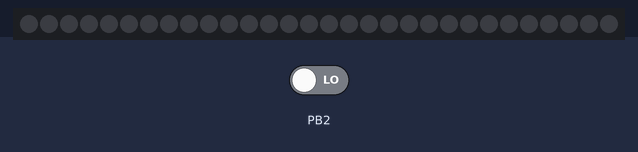
A sketch run on a simulated ATtiny85, built with avr-gcc and run on an emulated ATtiny85. On the bench: 30 RGB LEDs in strip order, left to right. The inputs (shaded band) are chosen by the test bench; at power-on: PB2 LOW. Dim RGB values are drawn brighter than linear; sleep ends after the set time or at an interrupt. At 1.5 s the program stops and its outputs stay as they are.

Above: at 1.2 s.
1.3 s: PB2 driven HIGH
At 1.49 s:
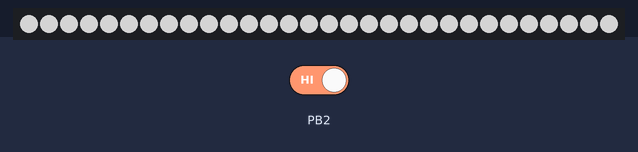
Timing chart, 0 to 3.0 s (numbered marks = the images above; inputs shaded):
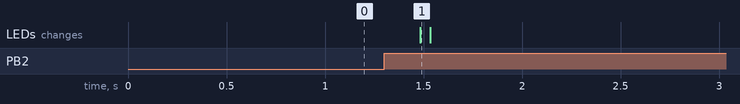

Measured:
- after the input at 1.3 s, the LEDs: change after 0.18 s (image 1)

The sketch:

Smart_Closet_Light.ino
```cpp
/*
 *  Smart Closet Light
 *
 *  Turns on the light when the closet is open.
 *
 *  The light is 1m long strip of WS2812 RGB LED.
 *  Motion detector is classic PIR with BISS0001 connected to
 *  pin PB2 and generates external interrupt.
 *
 *  Code lously based on WS2812 Breakout Example by SparkFun.
 *
 *  Pero, August 2017
*/

#include <Adafruit_NeoPixel.h>
#include "WS2812_Definitions.h"
#include <avr/interrupt.h>
#include <avr/sleep.h>

#define PIN 4
#define LED_COUNT 30
#define boja GRAY

Adafruit_NeoPixel leds = Adafruit_NeoPixel(LED_COUNT, PIN, NEO_GRB + NEO_KHZ800);

void setup()
{
  leds.begin();  // Call this to start up the LED strip.
  clearLEDs();   // This function, defined below, turns all LEDs off...
  leds.show();   // ...but the LEDs don't actually update until you call this.

  MCUCR |= 3;           //The rising edge of INT0 generates an interrupt request
  MCUCR &= ~(3 << 3);   //Set "idle" sleeping mode
  MCUCR |= (1<<SE);     // Sleep enable;
  GIMSK |= (1 << INT0); // external interrupt enable
  sei();                // enable all interrupts

}

void loop()
{
  ;
}


void LEDShow(unsigned long color, boolean direction){

    if(direction){
        for( int i = (LED_COUNT-1)/2; i >= 0; i--){
          clearLEDs();
          leds.setPixelColor(i, color);
          leds.setPixelColor(LED_COUNT - i, color);
          leds.show();
          delay(15);
      }
    }
    else{
        for( int i = 0; i < LED_COUNT/2; i++){
          clearLEDs();
          leds.setPixelColor(i, color);
          leds.setPixelColor(LED_COUNT - i, color);
          leds.show();
          delay(15);
      }
    }
}

void clearLEDs(){
// Sets all LEDs to off, but DOES NOT update the display;
// call leds.show() to actually turn them off after this.
  for (int i=0; i<LED_COUNT; i++)
  {
    leds.setPixelColor(i, 0);
  }
}

void setAllLEDs(unsigned long color){
  for (int i = 0; i<LED_COUNT; i++){
      leds.setPixelColor(i, color);
      leds.show();
  }
}

ISR(INT0_vect){

   // First parameter is the color, second is direction, third is ms between falls
   LEDShow(boja, 1);
   LEDShow(boja, 0);
   setAllLEDs(boja);
   delay(5000);
   clearLEDs();
   leds.show();
   sleep_cpu();
}
```

WS2812_Definitions.h
```cpp
/*
  Bunches of definitions for the WS2812 Breakout Board example code

*/

// These are for the cascade function
#define TOP_DOWN 0
#define DOWN_TOP 1

/* A world of colors to set your LED to
  Standard HTML Color Codes sorted by Hex Value
    to see the colors in action, check out:
   http://www.w3schools.com/html/html_colorvalues.asp */

#define BLACK			0x000000
#define NAVY			0x000080
#define DARKBLUE		0x00008B
#define MEDIUMBLUE		0x0000CD
#define BLUE			0x0000FF
#define DARKGREEN		0x006400
#define GREEN			0x008000
#define TEAL			0x008080
#define DARKCYAN		0x008B8B
#define DEEPSKYBLUE		0x00BFFF
#define DARKTURQUOISE		0x00CED1
#define MEDIUMSPRINGGREEN	0x00FA9A
#define LIME			0x00FF00
#define SPRINGGREEN		0x00FF7F
#define AQUA			0x00FFFF
#define CYAN			0x00FFFF
#define MIDNIGHTBLUE		0x191970
#define DODGERBLUE		0x1E90FF
#define LIGHTSEAGREEN		0x20B2AA
#define FORESTGREEN		0x228B22
#define SEAGREEN		0x2E8B57
#define DARKSLATEGRAY		0x2F4F4F
#define LIMEGREEN		0x32CD32
#define MEDIUMSEAGREEN		0x3CB371
#define TURQUOISE		0x40E0D0
#define ROYALBLUE		0x4169E1
#define STEELBLUE		0x4682B4
#define DARKSLATEBLUE		0x483D8B
#define MEDIUMTURQUOISE		0x48D1CC
#define INDIGO 			0x4B0082
#define DARKOLIVEGREEN		0x556B2F
#define CADETBLUE		0x5F9EA0
#define CORNFLOWERBLUE		0x6495ED
#define MEDIUMAQUAMARINE	0x66CDAA
#define DIMGRAY			0x696969
#define SLATEBLUE		0x6A5ACD
#define OLIVEDRAB		0x6B8E23
#define SLATEGRAY		0x708090
#define LIGHTSLATEGRAY		0x778899
#define MEDIUMSLATEBLUE		0x7B68EE
#define LAWNGREEN		0x7CFC00
#define CHARTREUSE		0x7FFF00
#define AQUAMARINE		0x7FFFD4
#define MAROON			0x800000
#define PURPLE			0x800080
#define OLIVE			0x808000
#define GRAY			0x808080
#define SKYBLUE			0x87CEEB
#define LIGHTSKYBLUE		0x87CEFA
#define BLUEVIOLET		0x8A2BE2
#define DARKRED			0x8B0000
#define DARKMAGENTA		0x8B008B
#define SADDLEBROWN		0x8B4513
#define DARKSEAGREEN		0x8FBC8F
#define LIGHTGREEN		0x90EE90
#define MEDIUMPURPLE		0x9370DB
#define DARKVIOLET		0x9400D3
#define PALEGREEN		0x98FB98
#define DARKORCHID		0x9932CC
#define YELLOWGREEN		0x9ACD32
#define SIENNA			0xA0522D
#define BROWN			0xA52A2A
#define DARKGRAY		0xA9A9A9
#define LIGHTBLUE		0xADD8E6
#define GREENYELLOW		0xADFF2F
#define PALETURQUOISE	        0xAFEEEE
#define LIGHTSTEELBLUE		0xB0C4DE
#define POWDERBLUE		0xB0E0E6
#define FIREBRICK		0xB22222
#define DARKGOLDENROD		0xB8860B
#define MEDIUMORCHID		0xBA55D3
#define ROSYBROWN		0xBC8F8F
#define DARKKHAKI		0xBDB76B
#define SILVER			0xC0C0C0
#define MEDIUMVIOLETRED	        0xC71585
#define INDIANRED 		0xCD5C5C
#define PERU			0xCD853F
#define CHOCOLATE		0xD2691E
#define TAN			0xD2B48C
#define LIGHTGRAY		0xD3D3D3
#define THISTLE			0xD8BFD8
#define ORCHID			0xDA70D6
#define GOLDENROD		0xDAA520
#define PALEVIOLETRED		0xDB7093
#define CRIMSON			0xDC143C
#define GAINSBORO		0xDCDCDC
#define PLUM			0xDDA0DD
#define BURLYWOOD		0xDEB887
#define LIGHTCYAN		0xE0FFFF
#define LAVENDER		0xE6E6FA
#define DARKSALMON		0xE9967A
#define VIOLET			0xEE82EE
#define PALEGOLDENROD		0xEEE8AA
#define LIGHTCORAL		0xF08080
#define KHAKI			0xF0E68C
#define ALICEBLUE		0xF0F8FF
#define HONEYDEW		0xF0FFF0
#define AZURE			0xF0FFFF
#define SANDYBROWN		0xF4A460
#define WHEAT			0xF5DEB3
#define BEIGE			0xF5F5DC
#define WHITESMOKE		0xF5F5F5
#define MINTCREAM		0xF5FFFA
#define GHOSTWHITE		0xF8F8FF
#define SALMON			0xFA8072
#define ANTIQUEWHITE		0xFAEBD7
#define LINEN			0xFAF0E6
#define LIGHTGOLDENRODYELLOW	0xFAFAD2
#define OLDLACE			0xFDF5E6
#define RED			0xFF0000
#define FUCHSIA			0xFF00FF
#define MAGENTA			0xFF00FF
#define DEEPPINK		0xFF1493
#define ORANGERED		0xFF4500
#define TOMATO			0xFF6347
#define HOTPINK			0xFF69B4
#define CORAL			0xFF7F50
#define DARKORANGE		0xFF8C00
#define LIGHTSALMON		0xFFA07A
#define ORANGE			0xFFA500
#define LIGHTPINK		0xFFB6C1
#define PINK			0xFFC0CB
#define GOLD			0xFFD700
#define PEACHPUFF		0xFFDAB9
#define NAVAJOWHITE		0xFFDEAD
#define MOCCASIN		0xFFE4B5
#define BISQUE			0xFFE4C4
#define MISTYROSE		0xFFE4E1
#define BLANCHEDALMOND		0xFFEBCD
#define PAPAYAWHIP		0xFFEFD5
#define LAVENDERBLUSH		0xFFF0F5
#define SEASHELL		0xFFF5EE
#define CORNSILK		0xFFF8DC
#define LEMONCHIFFON		0xFFFACD
#define FLORALWHITE		0xFFFAF0
#define SNOW			0xFFFAFA
#define YELLOW			0xFFFF00
#define LIGHTYELLOW		0xFFFFE0
#define IVORY			0xFFFFF0
#define WHITE			0xFFFFFF
```
